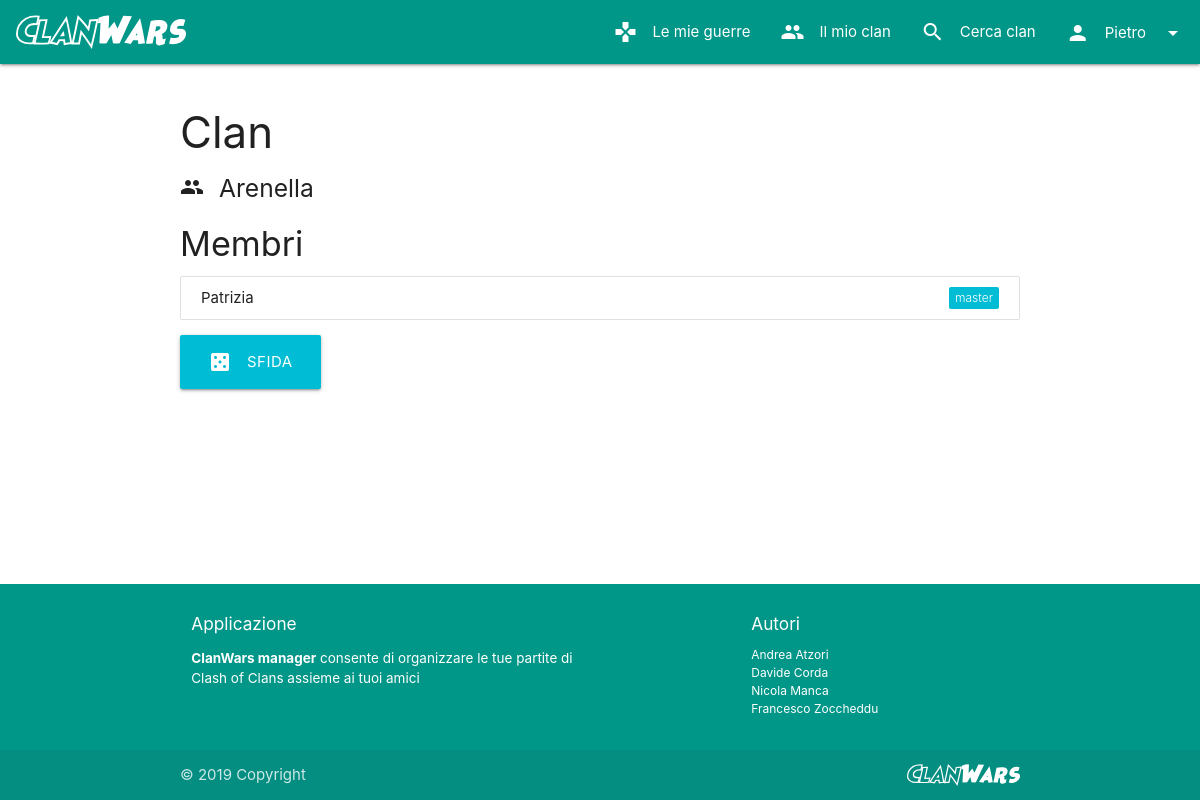
Page /clans/3 (signed in) on the committed database.
### manager/models.py (models this page shows, shortened)
class User(AbstractUser):
    clan = models.ForeignKey("Clan", on_delete=models.SET_NULL, null=True, blank=True, related_name="members")

class Clan(models.Model):
    name = models.CharField(max_length=30, verbose_name="Nome")
    clanMaster = models.OneToOneField(User, on_delete=models.CASCADE, related_name="+", null=False, blank=False)
    maxMembers = models.PositiveSmallIntegerField(default=20, validators=[MinValueValidator(1), MaxValueValidator(50)], verbose_name="Numero massimo di membri")
    def get_absolute_url(self):
        return reverse("clans_details", kwargs={'pk': self.pk})

### manager/views/clans.py (the view)
# urls.py: path(r'<int:pk>', ClanDetailsDispatcherView.as_view(), name='clans_details'),
class ClanDetailsDispatcherView(View):
    def dispatch(self, request, **kwargs):
        clan = get_object_or_404(Clan, pk=self.kwargs.get("pk"))
        if request.user.is_authenticated and clan.clanMaster == request.user:
            view = ClanUpdateView.as_view()
        else:
            view = ClanDetailsView.as_view()
        return view(request, **kwargs)

### manager/templatetags/postlinks.py (called while the page is built)
@register.inclusion_tag("commons/tags/hiddenform.html")
def hiddenform():
    return {"id": _form_id, "action": "."}

@register.inclusion_tag("commons/tags/submit.js")
def submit(action):
    return {"id": _form_id, "action": action}

@register.inclusion_tag("commons/tags/onClick.html")
def submitOnClick(action):
    return {"action": render_to_string("commons/tags/submit.js", submit(action))}

### manager/templatetags/toasts.py (called while the page is built)
@register.simple_tag()
def toast_if(condition, message, icon=None):
    return mark_safe(render_to_string("commons/tags/toast.html", toast(message, icon)) if condition else "")

### manager/templates/clans/details.html (shortened to what this page needs)
{% extends 'base.html' %}
{% block content %}
{% load postlinks %}
{% if clan == user.clan %}
<h3>Il mio clan</h3>
{% else %}
<h3>Clan</h3>
{% endif %}
<h5>
    <i class="material-icons left">people</i>
    {{clan.name}}
</h5>
<h4>Membri</h4>
<ul class="collection">
    {% for member in clan.members.all %}
    <li class="collection-item">
        {{member.username}}
        {% if clan.clanMaster == member%}
        <span class="new badge" data-badge-caption="master"></span>
        {% endif %}
    </li>
    {% endfor %}
</ul>
{% if user.is_authenticated and user.clan is not None and user.clan.clanMaster == user %}
{% url 'clans_fight' clan.pk as fightUrl %}
<a class="waves-effect waves-light btn-large" {% submitOnClick fightUrl %}>
    <i class="material-icons left">casino</i>
    Sfida
</a>
{% endif %}
{% load toasts %}
{% endblock %}

### manager/templates/commons/navbar.html (shortened to what this page needs)
{% load static %}
{% load postlinks %}
{% url 'clans_create' as createClanUrl %}
<nav>
    <div class="nav-wrapper">
        <a href="{% url 'home' %}" class="brand-logo">
            <img class="logo-img" src="{% static "images/logotype.svg" %}">
        </a>
        <ul class="right hide-on-med-and-down">
            {% if request.user.is_authenticated %}
            {% if request.user.clan is not None %}
            <li class="waves-effect">
                <a href="{% url 'wars_list' %}">
                    <i class="material-icons left">gamepad</i>
                    Le mie guerre
                </a>
            </li>
            {% endif %}
            <li class="waves-effect">
                {% if request.user.clan is not None %}
                <a href="{{user.clan.get_absolute_url}}">
                    <i class="material-icons left">people</i>
                    Il mio clan
                </a>
                {% else %}
                <a {% submitOnClick createClanUrl %}>
                    <i class="material-icons left">add</i>
                    Crea clan
                </a>
                {% endif %}
            </li>
            {% endif %}
            <li class="waves-effect">
                <a href="{% url 'clans_list' %}">
                    <i class="material-icons left">search</i>
                    Cerca clan
                </a>
            </li>
            {% if request.user.is_authenticated %}
            <li>
                <a class="dropdown-trigger waves-effect no-autoinit" href="#!" data-target="logout-dropdown">
                    <i class="material-icons left">person</i>
                    {{user.username}}
                    <i class="material-icons right">arrow_drop_down</i>
                </a>
            </li>
            {% endif %}
        </ul>
    </div>
</nav>

### manager/static/css/style.css (style rules this page uses)
.logo-img { max-height: 64px !important; padding: 15px 0 !important; margin-left: 0.5em; margin-right: 0.5em; }
body { display: flex; min-height: 100vh; flex-direction: column; }

### rows in the picture
User: username "Pietro"
Clan: name "Arenella"
User: username "Patrizia"
